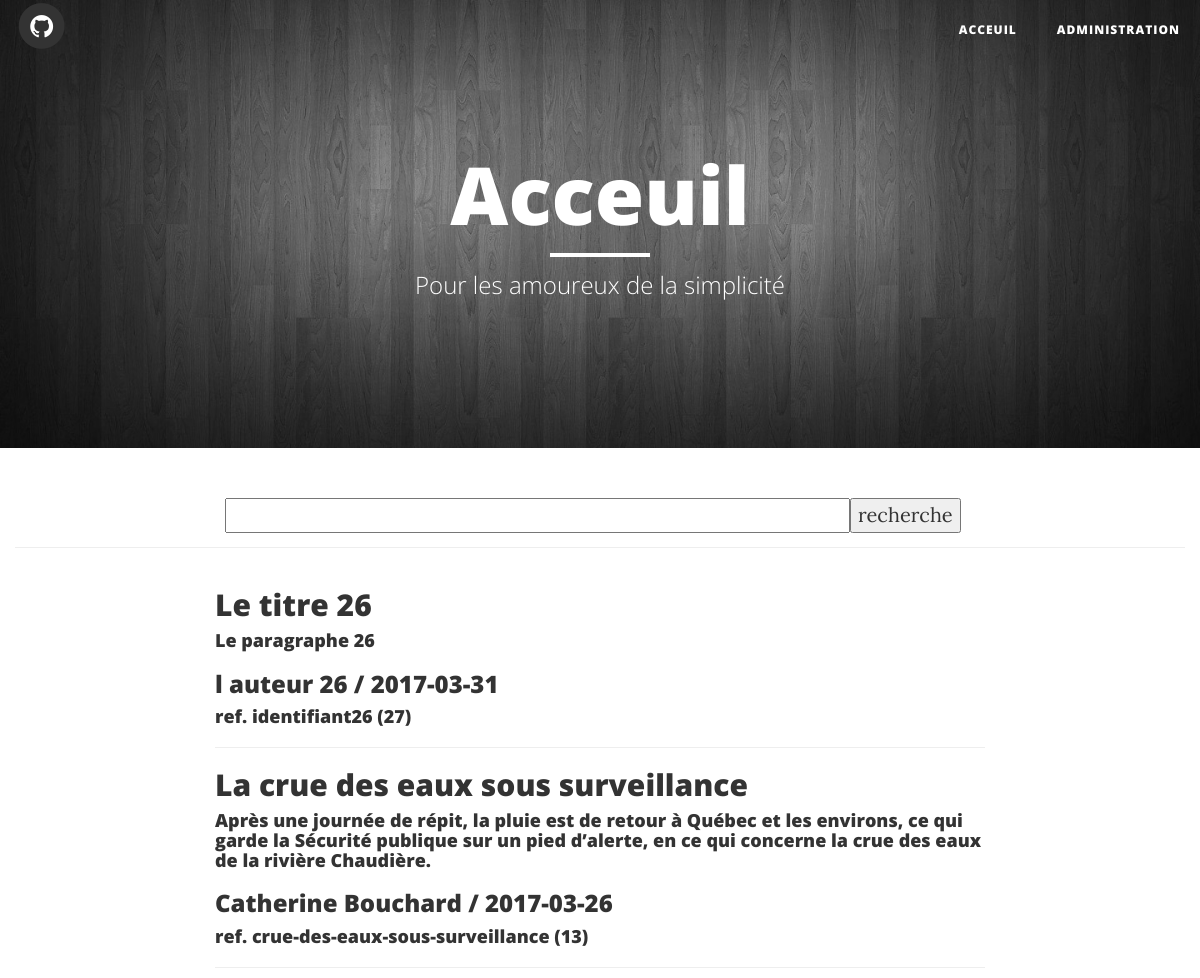
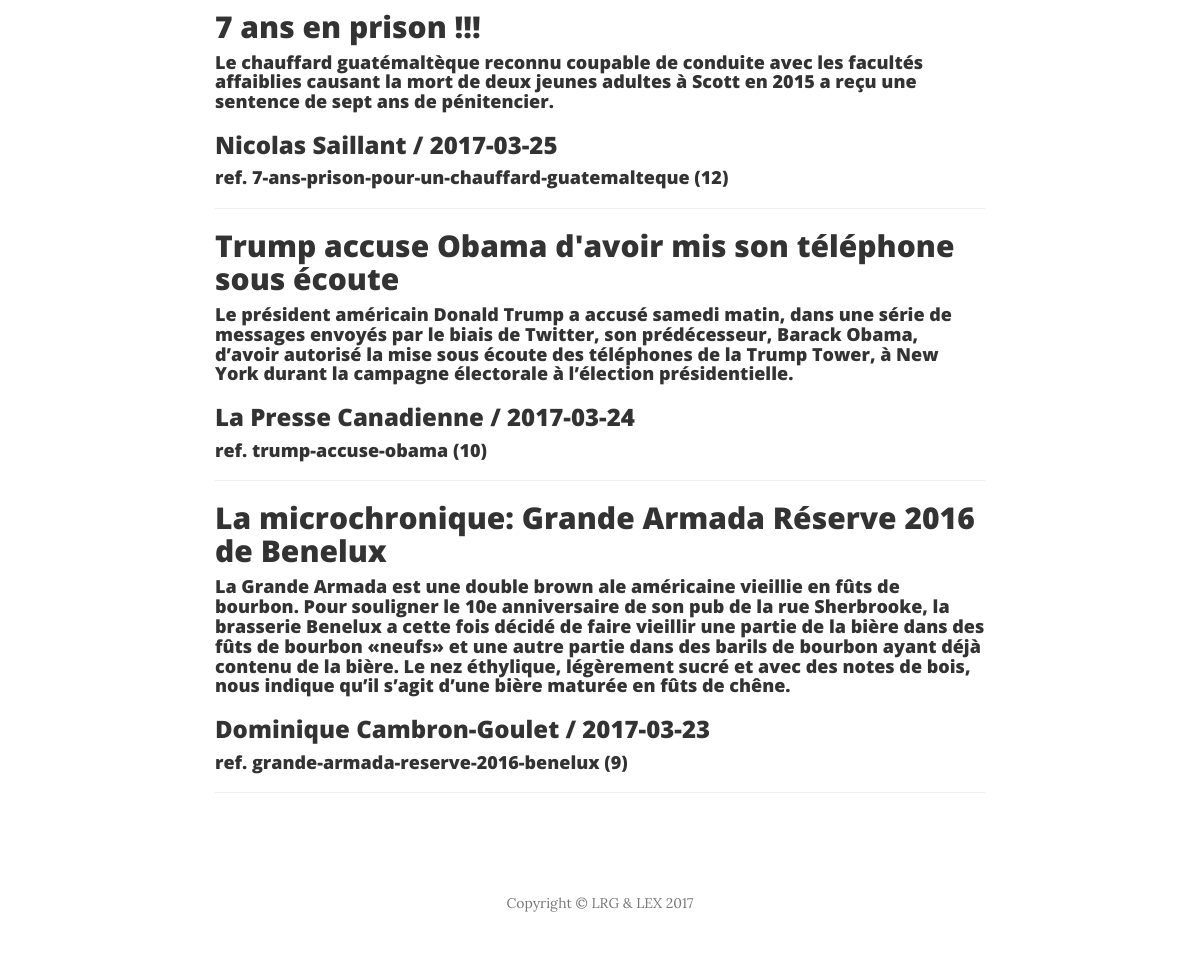
The page / on the database its author committed (2 pictures, top to bottom).
### tables this page shows
CREATE TABLE article (
  id integer primary key,
  titre varchar(100),
  identifiant varchar(50),
  auteur varchar(100),
  date_publication text,
  paragraphe varchar(500)
);

### index.py (the view)
@app.route('/')
def page_accueil():
    limite='5'
    articles = get_db().get_article_limite(limite)
    return render_template('index.html', titre="Acceuil",
                           sous_titre=u"Pour les amoureux de la simplicité",
                           articles=articles)

### database.py (called while the page is built)
def build_dictionary_list(curseur):
    liste_article = []
    for row in curseur:
        dict_article = {}
        for i in range(0, len(row)):
            dict_article[curseur.description[i][0]] = row[i]
        liste_article.append(dict_article)
    return liste_article

    def get_connection(self):
        if self.connection is None:
            self.connection = sqlite3.connect('db/crm.db')
        return self.connection

    def disconnect(self):
        if self.connection is not None:
            self.connection.close()

    def get_article_limite(self, limite):
        cursor = self.get_connection().cursor()
        cursor.execute("select id, titre, identifiant, auteur, "
                       "       date_publication, paragraphe "
                       "from article "
                       "where date_publication <= date('now', 'localtime') "
                       "Order by date_publication Desc "
                       "limit ?", ([limite]))
        return build_dictionary_list(cursor)

### index.py (called while the page is built)
def get_db():
    db = getattr(g, '_database', None)
    if db is None:
        g._database = Database()
    return g._database

@app.teardown_appcontext
def close_connection(exception):
    db = getattr(g, '_database', None)
    if db is not None:
        db.disconnect()

### templates/index.html
{% extends "HeaderFooter.html" %}
{% block content %}
    <div class="container">
        <div class="row">
            <div class="col-lg-8 col-lg-offset-2 col-md-10 col-md-offset-1">
                <form action="/recherche" method="get">
                    <input type="text" id="valeur_recherche" name="valeur_recherche" class="col-sm-10"></input>
                    <input type="submit" id="submit" value="recherche"></input>
                </form>
            </div>
        <div/>
		<br/>
		<hr/>
        <div class="row">
            <div class="col-lg-8 col-lg-offset-2 col-md-10 col-md-offset-1">
                <div class="post-preview">
                    {% for article in articles %}
                    <h2 class="titre-article">
                        {{ article.titre }}
                    </h2>
                    <h4>
                        {{ article.paragraphe }}
                    </h4>
                    <h3 class="sous-titre-article">
                         {{ article.auteur }} / {{ article.date_publication }}
                    </h3>
                    <h4>
                        ref.  {{ article.identifiant }} ({{ article.id }})
                    </h4>
                    <hr/>
                    {% endfor %}
                </div>
            </div>
        </div>
    </div>
{% endblock %}

### templates/HeaderFooter.html (shortened to what this page needs)
<!DOCTYPE html>
<html lang="fr">
<head>
    <link href="http://localhost:5000/static/vendor/bootstrap/css/bootstrap.css" rel="stylesheet">
    <link href="http://localhost:5000/static/css/clean-blog.css" rel="stylesheet">
    <link href="http://localhost:5000/static/vendor/font-awesome/css/font-awesome.css" rel="stylesheet" type="text/css">
</head>
<body>
    <nav class="navbar navbar-default navbar-custom navbar-fixed-top">
        <div class="container-fluid">
            <div class="navbar-header page-scroll">
                <a href="https://github.com/lrgingras/tp1" target="_blank">
                    <span class="fa-stack fa-lg">
                        <i class="fa fa-circle fa-stack-2x"></i>
                        <i class="fa fa-github fa-stack-1x fa-inverse"></i>
                    </span>
                </a>
            </div>
            <div class="collapse navbar-collapse" id="bs-example-navbar-collapse-1">
                <ul class="nav navbar-nav navbar-right">
                    <li>
                        <a href="/">Acceuil</a>
                    </li>
                    <li>
                        <a href="/admin">Administration</a>
                    </li>
                </ul>
            </div>
        </div>
    </nav>
    <header class="intro-header" style="background-image: url('http://localhost:5000/static/img/background-images.jpg')">
        <div class="container">
            <div class="row">
                <div class="col-lg-8 col-lg-offset-2 col-md-10 col-md-offset-1">
                    <div class="page-heading">
                        <h1>{{ titre }}</h1>
                        <hr class="small">
                        <span class="subheading">{{sous_titre}}</span>
                    </div>
                </div>
            </div>
        </div>
    </header>
	{% block content %}{% endblock %}
	<footer>
        <div class="container">
            <div class="row">
                <div class="col-lg-8 col-lg-offset-2 col-md-10 col-md-offset-1">
                    <p class="copyright text-muted">Copyright &copy; LRG & LEX 2017</p>
                </div>
            </div>
        </div>
    </footer>
</body>
</html>

### static/css/clean-blog.css (style rules this page uses)
body { font-family: 'Lora', 'Times New Roman', serif; font-size: 20px; color: #333333; }
p { line-height: 1.5; margin: 30px 0; }
h1, h2, h3, h4, h5, h6 { font-family: 'Open Sans', 'Helvetica Neue', Helvetica, Arial, sans-serif; font-weight: 800; }
a { color: #333333; }
hr.small { max-width: 100px; margin: 15px auto; border-width: 4px; border-color: white; }
.navbar-custom { position: absolute; top: 0; left: 0; width: 100%; z-index: 3; font-family: 'Open Sans', 'Helvetica Neue', Helvetica, Arial, sans-serif; }
.navbar-custom .nav li a { text-transform: uppercase; font-size: 12px; font-weight: 800; letter-spacing: 1px; }
@media only screen and (min-width: 768px) { .navbar-custom { background: transparent; border-bottom: 1px solid transparent; } }
@media only screen and (min-width: 768px) { .navbar-custom .nav li a { color: white; padding: 20px; } }
@media only screen and (min-width: 1170px) { .navbar-custom { -webkit-transition: background-color 0.3s; -moz-transition: background-color 0.3s; transition: background-color 0.3s; -webkit-transform: translate3d(0, 0, 0); -moz-transform: translate3d(0, 0, 0); -ms-transform: translate3d(0, 0, 0); -o-transform: translate3d(0, 0, 0); transform: translate3d(0, 0, 0); -webkit-backface-visibility: hidden; backface-visibility: hidden; } }
.intro-header { background-color: #777777; background: no-repeat center center; background-attachment: scroll; -webkit-background-size: cover; -moz-background-size: cover; background-size: cover; -o-background-size: cover; margin-bottom: 50px; }
.intro-header .site-heading, .intro-header .post-heading, .intro-header .page-heading { padding: 100px 0 50px; color: white; }
@media only screen and (min-width: 768px) { .intro-header .site-heading, .intro-header .post-heading, .intro-header .page-heading { padding: 150px 0; } }
.intro-header .site-heading, .intro-header .page-heading { text-align: center; }
.intro-header .site-heading h1, .intro-header .page-heading h1 { margin-top: 0; font-size: 50px; }
.intro-header .site-heading .subheading, .intro-header .page-heading .subheading { font-size: 24px; line-height: 1.1; display: block; font-family: 'Open Sans', 'Helvetica Neue', Helvetica, Arial, sans-serif; font-weight: 300; margin: 10px 0 0; }
@media only screen and (min-width: 768px) { .intro-header .site-heading h1, .intro-header .page-heading h1 { font-size: 80px; } }
footer { padding: 50px 0 65px; }
footer .copyright { font-size: 14px; text-align: center; margin-bottom: 0; }
body { -webkit-tap-highlight-color: #0085A1; }

### rows shown on the page
article: titre "Le titre 26", paragraphe "Le paragraphe 26", auteur "l auteur 26", date_publication "2017-03-31", identifiant "identifiant26", id "27"
article: titre "La crue des eaux sous surveillance", paragraphe "Après une journée de répit, la pluie est de retour à Québec et les environs, ce qui garde la Sécurité publique sur un pied d’alerte, en ce qui concerne la crue des eaux de la rivière Chaudière.", auteur "Catherine Bouchard", date_publication "2017-03-26", identifiant "crue-des-eaux-sous-surveillance", id "13"
article: titre "7 ans en prison !!!", paragraphe "Le chauffard guatémaltèque reconnu coupable de conduite avec les facultés affaiblies causant la mort de deux jeunes adultes à Scott en 2015 a reçu une sentence de sept ans de pénitencier.", auteur "Nicolas Saillant", date_publication "2017-03-25", identifiant "7-ans-prison-pour-un-chauffard-guatemalteque", id "12"
article: titre "Trump accuse Obama d'avoir mis son téléphone sous écoute", paragraphe "Le président américain Donald Trump a accusé samedi matin, dans une série de messages envoyés par le biais de Twitter, son prédécesseur, Barack Obama, d’avoir autorisé la mise sous écoute des téléphones de la Trump Tower, à New York durant la campagne électorale à l’élection présidentielle.", auteur "La Presse Canadienne", date_publication "2017-03-24", identifiant "trump-accuse-obama", id "10"
article: titre "La microchronique: Grande Armada Réserve 2016 de Benelux", paragraphe "La Grande Armada est une double brown ale américaine vieillie en fûts de bourbon. Pour souligner le 10e anniversaire de son pub de la rue Sherbrooke, la brasserie Benelux a cette fois décidé de faire vieillir une partie de la bière dans des fûts de bourbon «neufs» et une autre partie dans des barils de bourbon ayant déjà contenu de la bière. Le nez éthylique, légèrement sucré et avec des notes de bois, nous indique qu’il s’agit d’une bière maturée en fûts de chêne.", auteur "Dominique Cambron-Goulet", date_publication "2017-03-23", identifiant "grande-armada-reserve-2016-benelux", id "9"

### other values the page prints
{{ titre }} "Acceuil"
{{ sous_titre }} "Pour les amoureux de la simplicité"
